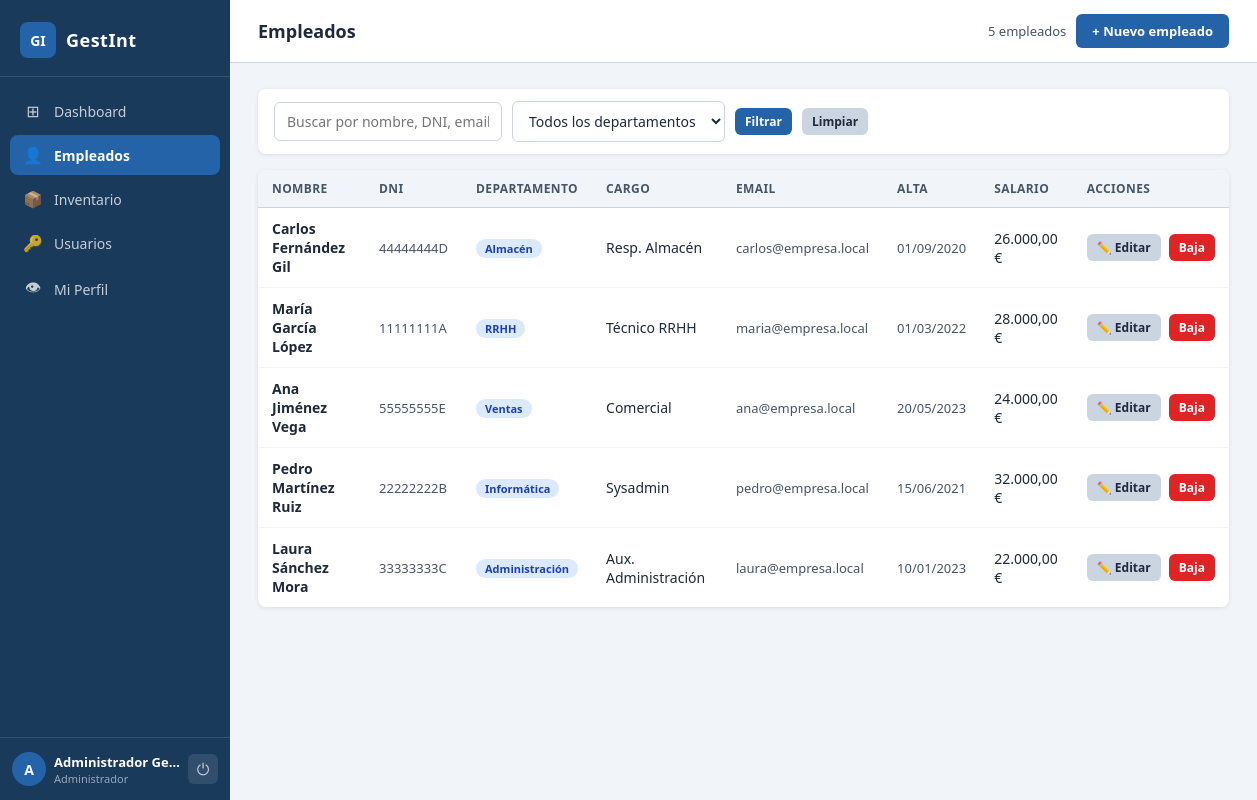
Screenshot of /pages/empleados.php (signed in) with the database file from the repository.
### tables this page shows
CREATE TABLE IF NOT EXISTS empleados (
    id            INT UNSIGNED AUTO_INCREMENT PRIMARY KEY,
    nombre        VARCHAR(80)  NOT NULL,
    apellidos     VARCHAR(100) NOT NULL,
    dni           CHAR(9)      NOT NULL UNIQUE,
    email         VARCHAR(120) NOT NULL,
    telefono      VARCHAR(20)  DEFAULT NULL,
    departamento  VARCHAR(60)  NOT NULL,
    cargo         VARCHAR(80)  DEFAULT NULL,
    fecha_alta    DATE         NOT NULL,
    salario       DECIMAL(10,2) DEFAULT 0.00,
    activo        TINYINT(1)   NOT NULL DEFAULT 1,
    created_at    DATETIME     NOT NULL DEFAULT CURRENT_TIMESTAMP
);

### pages/empleados.php (the view, shortened to what this page needs)
<?php
require_once '../includes/db.php';
$buscar = trim($_GET['buscar'] ?? '');
$pag    = max(1, (int)($_GET['pag'] ?? 1));
$porPag = 10;
$offset = ($pag - 1) * $porPag;
$where = "WHERE activo = 1";
$params = [];
$tipos  = '';
$total_q = $conn->prepare("SELECT COUNT(*) FROM empleados $where");
$total_q->execute();
$total_filas = $total_q->get_result()->fetch_row()[0];
$q = $conn->prepare("SELECT * FROM empleados $where ORDER BY apellidos, nombre LIMIT ? OFFSET ?");
$params[] = $porPag;
$params[] = $offset;
$tipos   .= 'ii';
$q->bind_param($tipos, ...$params);
$q->execute();
$empleados = $q->get_result();
?>
<!DOCTYPE html>
<html lang="es">
<head>
    <link rel="stylesheet" href="../css/style.css">
</head>
<body>
<div class="layout">
    <?php require_once '../includes/sidebar.php'; ?>
    <div class="contenido">
        <div class="topbar">
            <h1>Empleados</h1>
            <div class="topbar-right">
                <span class="text-gris"><?= $total_filas ?> empleados</span>
                <button class="btn btn-primario" onclick="abrirModal('modal-empleado')">+ Nuevo empleado</button>
            </div>
        </div>
        <main class="main">
            <div class="panel" style="margin-bottom:16px;">
                <div class="panel-body" style="padding:12px 16px;">
                    <form method="GET" class="barra-filtros">
                        <input type="text" name="buscar" placeholder="Buscar por nombre, DNI, email..."
                               value="<?= htmlspecialchars($buscar) ?>">
                        <select name="depto">
                            <option value="">Todos los departamentos</option>
                        </select>
                        <button type="submit" class="btn btn-primario btn-sm">Filtrar</button>
                        <a href="empleados.php" class="btn btn-gris btn-sm">Limpiar</a>
                    </form>
                </div>
            </div>
            <div class="panel">
                <table>
                    <thead>
                        <tr>
                            <th>Nombre</th>
                            <th>DNI</th>
                            <th>Departamento</th>
                            <th>Cargo</th>
                            <th>Email</th>
                            <th>Alta</th>
                            <th>Salario</th>
                            <th>Acciones</th>
                        </tr>
                    </thead>
                    <tbody>
                    <?php if ($empleados->num_rows > 0): ?>
                        <?php while ($e = $empleados->fetch_assoc()): ?>
                        <tr>
                            <td class="fw-600"><?= htmlspecialchars($e['nombre'] . ' ' . $e['apellidos']) ?></td>
                            <td class="text-gris"><?= htmlspecialchars($e['dni']) ?></td>
                            <td><span class="badge badge-azul"><?= htmlspecialchars($e['departamento']) ?></span></td>
                            <td><?= htmlspecialchars($e['cargo']) ?></td>
                            <td class="text-gris"><?= htmlspecialchars($e['email']) ?></td>
                            <td class="text-gris"><?= date('d/m/Y', strtotime($e['fecha_alta'])) ?></td>
                            <td><?= number_format($e['salario'], 2, ',', '.') ?> €</td>
                            <td>
                                <div class="d-flex gap-8">
                                    <a href="?accion=editar&id=<?= $e['id'] ?>"
                                       class="btn btn-gris btn-sm">✏️ Editar</a>
                                    <a href="?accion=eliminar&id=<?= $e['id'] ?>"
                                       class="btn btn-rojo btn-sm"
                                       onclick="return confirm('¿Dar de baja a este empleado?')">Baja</a>
                                </div>
                            </td>
                        </tr>
                        <?php endwhile; ?>
                    <?php else: ?>
                        <tr><td colspan="8" class="text-gris text-center" style="padding:24px;">
                            No se encontraron empleados.
                        </td></tr>
                    <?php endif; ?>
                    </tbody>
                </table>
            </div>
        </main>
    </div>
</div>
</body>
</html>

### css/style.css (style rules this page uses)
:root { --azul: #1a3a5c; --azul-medio: #2563a8; --azul-claro: #dbeafe; --acento: #2563a8; --sidebar-w: 230px; --blanco: #ffffff; --gris-fondo: #f1f5f9; --gris-borde: #cbd5e1; --gris-texto: #475569; --texto: #1e293b; --verde: #16a34a; --rojo: #dc2626; --naranja: #d97706; --sombra: 0 1px 4px rgba(0,0,0,.10); --radio: 8px; --fuente: 'Segoe UI', system-ui, sans-serif; }
*, *::before, *::after { box-sizing: border-box; margin: 0; padding: 0; }
body { font-family: var(--fuente); background: var(--gris-fondo); color: var(--texto); }
a { text-decoration: none; color: inherit; }
.layout { display: flex; min-height: 100vh; }
.contenido { margin-left: var(--sidebar-w); flex: 1; display: flex; flex-direction: column; min-height: 100vh; }
.topbar { background: var(--blanco); border-bottom: 1px solid var(--gris-borde); padding: 14px 28px; display: flex; align-items: center; justify-content: space-between; gap: 12px; }
.topbar h1 { font-size: 18px; font-weight: 700; }
.topbar-right { display: flex; align-items: center; gap: 10px; }
.main { padding: 26px 28px; flex: 1; }
.panel { background: var(--blanco); border-radius: var(--radio); box-shadow: var(--sombra); overflow: hidden; margin-bottom: 24px; }
.panel-body { padding: 20px; }
table { width: 100%; border-collapse: collapse; font-size: 14px; }
thead th { background: var(--gris-fondo); padding: 10px 14px; text-align: left; font-size: 12px; font-weight: 600; color: var(--gris-texto); text-transform: uppercase; letter-spacing: .4px; border-bottom: 1px solid var(--gris-borde); }
tbody td { padding: 11px 14px; border-bottom: 1px solid #f1f5f9; vertical-align: middle; }
tbody tr:last-child td { border-bottom: none; }
input[type="text"], input[type="email"], input[type="password"], input[type="number"], input[type="date"], select, textarea { padding: 9px 12px; border: 1px solid var(--gris-borde); border-radius: 6px; font-size: 14px; font-family: var(--fuente); color: var(--texto); background: #fff; transition: border-color .15s, box-shadow .15s; width: 100%; }
.btn { display: inline-flex; align-items: center; gap: 6px; padding: 8px 16px; border-radius: 6px; font-size: 13px; font-weight: 600; font-family: var(--fuente); cursor: pointer; border: none; transition: filter .15s, opacity .15s; white-space: nowrap; }
.btn-primario { background: var(--azul-medio); color: #fff; }
.btn-rojo { background: var(--rojo); color: #fff; }
.btn-gris { background: var(--gris-borde); color: var(--texto); }
.btn-sm { padding: 5px 10px; font-size: 12px; }
.badge { display: inline-block; padding: 2px 9px; border-radius: 99px; font-size: 11px; font-weight: 600; }
.badge-azul { background: var(--azul-claro); color: #1e40af; }
.barra-filtros { display: flex; align-items: center; gap: 10px; flex-wrap: wrap; }
.barra-filtros input[type="text"], .barra-filtros select { width: auto; min-width: 160px; }
.d-flex { display: flex; }
.gap-8 { gap: 8px; }
.text-gris { color: var(--gris-texto); font-size: 13px; }
.fw-600 { font-weight: 600; }

### rows the page displays
empleados: nombre+apellidos "Carlos Fernández Gil", dni "44444444D", departamento "Almacén", cargo "Resp. Almacén", email "carlos@empresa.local", fecha_alta "01/09/2020", salario "26.000,00"
empleados: nombre+apellidos "María García López", dni "11111111A", departamento "RRHH", cargo "Técnico RRHH", email "maria@empresa.local", fecha_alta "01/03/2022", salario "28.000,00"
empleados: nombre+apellidos "Ana Jiménez Vega", dni "55555555E", departamento "Ventas", cargo "Comercial", email "ana@empresa.local", fecha_alta "20/05/2023", salario "24.000,00"
empleados: nombre+apellidos "Pedro Martínez Ruiz", dni "22222222B", departamento "Informática", cargo "Sysadmin", email "pedro@empresa.local", fecha_alta "15/06/2021", salario "32.000,00"
empleados: nombre+apellidos "Laura Sánchez Mora", dni "33333333C", departamento "Administración", cargo "Aux. Administración", email "laura@empresa.local", fecha_alta "10/01/2023", salario "22.000,00"

### other values shown
$item['icon'] "⊞"
$item['label'] "Dashboard"
$item['label'] "Empleados"
$item['icon'] "📦"
$item['label'] "Inventario"
$item['icon'] "🔑"
$item['label'] "Usuarios"
$item['icon'] "👁"
$item['label'] "Mi Perfil"
substr($nombre, 0, 1) "A"
$nombre "Administrador Ge…"
nombreRol($rol) "Administrador"
$total_filas "5"
